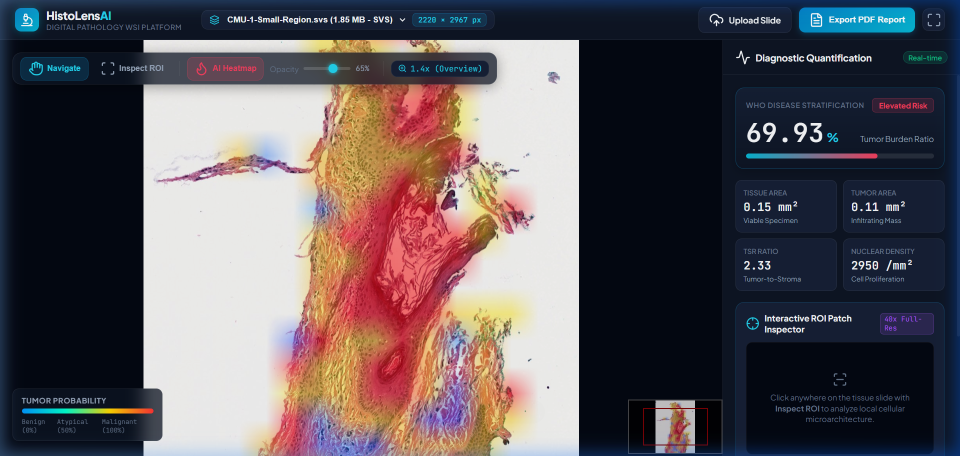
#> input picture assets/histolens_overview.png, 1920 x 912 px (shown at 1/2 size)
$ python -i ai_pipeline.py   (imports and definitions only)
#> lines starting #> are read from the running program, lines starting #| are printed output that depends on the picture; after the words box and inside, x2 and y2 are one past the last pixel; in counts of white or black regions, pixels touching at a corner belong together
import io
import math
from typing import Dict, Any, List, Tuple
import numpy as np
from PIL import Image
from scipy import ndimage
from skimage import color, morphology, measure, filters

class DigitalPathologyAI:
    """
    AI & Computer Vision Pipeline for Whole Slide Digital Pathology.
    Implements:
      1. Tissue Background Segmentation (Otsu + HSV Chroma filter)
      2. Ruifrok & Johnston Optical Density Stain Deconvolution (Hematoxylin vs Eosin)
      3. Patch-level Tumor Probability Inference
      4. Single-cell Nuclei Detection & Morphometry
      5. Full-Slide Heatmap Generation
    """

    def __init__(self):
        # Ruifrok & Johnston stain matrix for H&E
        # Rows: [Hematoxylin, Eosin, Residual]
        # Normalized optical density vectors
        self.he_matrix = np.array([
            [0.650, 0.704, 0.286],  # Hematoxylin
            [0.072, 0.990, 0.105],  # Eosin
            [0.268, 0.570, 0.776]   # Residual
        ])
        # Invert stain matrix for deconvolution
        self.inv_he_matrix = np.linalg.pinv(self.he_matrix)

    def segment_tissue(self, image: Image.Image, thumbnail_size: int = 1024) -> Tuple[np.ndarray, Image.Image]:
        """
        Segment tissue from clear glass background using HSV saturation + Otsu thresholding.
        Returns:
          binary_mask: 2D boolean array (True = tissue, False = glass background)
          mask_rgb: PIL Image preview showing segmented tissue contours
        """
        # Downsample for fast macro processing
        img_np = np.array(image)
        if img_np.ndim == 2:
            img_np = np.stack([img_np]*3, axis=-1)
        elif img_np.shape[2] == 4:
            img_np = img_np[:, :, :3]

        # Convert to HSV
        hsv = color.rgb2hsv(img_np)
        saturation = hsv[:, :, 1]
        value = hsv[:, :, 2]

        # In histology, glass background is bright white (high value, low saturation)
        # Tissue has color (higher saturation) and absorbs light (lower value)
        sat_thresh = filters.threshold_otsu(saturation) * 0.4
        val_thresh = 0.92

        tissue_mask = (saturation > sat_thresh) & (value < val_thresh)

        # Morphological cleanup: remove small dust particles, fill small luminal holes
        tissue_mask = morphology.remove_small_objects(tissue_mask, min_size=64)
        tissue_mask = ndimage.binary_fill_holes(tissue_mask)
        tissue_mask = morphology.binary_dilation(tissue_mask, morphology.disk(2))

        # Create colorful visual mask
        mask_overlay = img_np.copy()
        mask_overlay[~tissue_mask] = (mask_overlay[~tissue_mask] * 0.25).astype(np.uint8)
        mask_img = Image.fromarray(mask_overlay)

        return tissue_mask, mask_img

    def deconvolve_he(self, rgb_patch: np.ndarray) -> Tuple[np.ndarray, np.ndarray]:
        """
        Performs Beer-Lambert optical density deconvolution to separate:
          - Hematoxylin channel (stains DNA/cell nuclei purple)
          - Eosin channel (stains proteins/cytoplasm/stroma pink)
        """
        # Clip to avoid log(0)
        rgb_norm = np.clip(rgb_patch.astype(np.float64) / 255.0, 1e-6, 1.0)
        # Optical Density: OD = -log10(I)
        od = -np.log10(rgb_norm)

        # Deconvolve: C = OD * inv(M)
        stains = np.dot(od.reshape(-1, 3), self.inv_he_matrix)
        stains = np.maximum(stains, 0)
        stains = stains.reshape(rgb_patch.shape)

        h_channel = stains[:, :, 0]
        e_channel = stains[:, :, 1]
        return h_channel, e_channel

    def analyze_patch(self, patch: Image.Image) -> Dict[str, Any]:
        """
        High-magnification (40x/20x) diagnostic analysis of a single tile/patch.
        Detects cell nuclei, computes nuclear crowding, pleomorphism, and tumor probability.
        """
        patch_np = np.array(patch.convert("RGB"))
        h, w, _ = patch_np.shape

        # Step 1: Check if patch is mostly blank glass
        gray = color.rgb2gray(patch_np)
        mean_lum = np.mean(gray)
        hsv = color.rgb2hsv(patch_np)
        mean_sat = np.mean(hsv[:, :, 1])

        if mean_lum > 0.88 and mean_sat < 0.08:
            return {
                "classification": "Background / Glass",
                "tumor_probability": 0.0,
                "confidence": 0.99,
                "nuclei_count": 0,
                "nuclei_density_per_mm2": 0.0,
                "mean_nuclear_area": 0.0,
                "stroma_ratio": 0.0,
                "centroids": []
            }

        # Step 2: Separate Hematoxylin & Eosin
        h_channel, e_channel = self.deconvolve_he(patch_np)

        # Step 3: Segment Cell Nuclei from Hematoxylin Channel
        h_smooth = filters.gaussian(h_channel, sigma=1.0)
        h_thresh = filters.threshold_otsu(h_smooth) * 0.85
        nuclei_binary = h_smooth > h_thresh
        nuclei_binary = morphology.remove_small_objects(nuclei_binary, min_size=15)
        nuclei_binary = ndimage.binary_fill_holes(nuclei_binary)

        # Label nuclei instances
        labeled_nuclei, num_nuclei = ndimage.label(nuclei_binary)
        properties = measure.regionprops(labeled_nuclei)

        centroids = []
        nuclear_areas = []
        eccentricities = []
        for prop in properties:
            centroids.append([int(prop.centroid[1]), int(prop.centroid[0])])  # x, y
            nuclear_areas.append(prop.area)
            eccentricities.append(prop.eccentricity)

        avg_nuclear_area = float(np.mean(nuclear_areas)) if nuclear_areas else 0.0
        avg_eccentricity = float(np.mean(eccentricities)) if eccentricities else 0.0

        # Histopathology magnification scaling: assume 0.5 um/pixel (standard 20x)
        # Patch is 256x256 px = 128x128 um = 0.016384 mm2
        patch_area_mm2 = (w * 0.5 / 1000.0) * (h * 0.5 / 1000.0)
        density_per_mm2 = float(num_nuclei / patch_area_mm2) if patch_area_mm2 > 0 else 0.0

        # Step 4: Stroma vs Epithelial / Tumor Ratio
        e_mean = float(np.mean(e_channel))
        h_mean = float(np.mean(h_channel))
        stroma_ratio = float(e_mean / (h_mean + e_mean + 1e-6))

        # Step 5: Pathological Malignancy Scoring (Tumor Criteria)
        # Tumor characteristics: high nuclear density (> 3000/mm2), enlarged nuclear size, high pleomorphism
        score = 0.0
        if density_per_mm2 > 2500:
            score += 0.35 * min(1.0, (density_per_mm2 - 2500) / 4000)
        if avg_nuclear_area > 75:
            score += 0.35 * min(1.0, (avg_nuclear_area - 75) / 100)
        if avg_eccentricity > 0.65:
            score += 0.15 * min(1.0, (avg_eccentricity - 0.65) / 0.3)
        if stroma_ratio < 0.45:  # Tumor replaces normal stroma
            score += 0.15

        tumor_prob = float(np.clip(score, 0.02, 0.98))

        if tumor_prob > 0.60:
            classification = "Infiltrating Tumor / Malignant"
        elif tumor_prob > 0.35:
            classification = "Atypical / Suspicious Stroma"
        else:
            classification = "Benign / Normal Tissue"

        return {
            "classification": classification,
            "tumor_probability": round(tumor_prob, 3),
            "confidence": round(float(max(tumor_prob, 1 - tumor_prob)), 3),
            "nuclei_count": int(num_nuclei),
            "nuclei_density_per_mm2": round(density_per_mm2, 1),
            "mean_nuclear_area": round(avg_nuclear_area, 1),
            "stroma_ratio": round(stroma_ratio, 3),
            "centroids": centroids[:100]  # First 100 centroids for visual inspection overlay
        }

    def generate_slide_heatmap(self, base_image: Image.Image, grid_step: int = 64) -> Dict[str, Any]:
        """
        Scans across the entire slide in a grid, runs patch inference,
        and generates a multi-scale probability heatmap overlay.
        """
        w, h = base_image.size
        # For full slide heatmap, compute on downsampled overview for near-instant 1-second generation
        eval_w = min(1024, w)
        eval_h = int(h * (eval_w / w))
        eval_img = base_image.resize((eval_w, eval_h), Image.Resampling.BILINEAR)

        # Tissue mask
        tissue_mask, _ = self.segment_tissue(eval_img)

        cols = int(math.ceil(eval_w / grid_step))
        rows = int(math.ceil(eval_h / grid_step))

        prob_matrix = np.zeros((rows, cols), dtype=np.float32)
        total_tissue_tiles = 0
        tumor_tiles = 0

        for r in range(rows):
            for c in range(cols):
                x1 = c * grid_step
                y1 = r * grid_step
                x2 = min(eval_w, x1 + grid_step)
                y2 = min(eval_h, y1 + grid_step)

                # Check if center is tissue
                cx = (x1 + x2) // 2
                cy = (y1 + y2) // 2
                if not tissue_mask[min(cy, eval_h - 1), min(cx, eval_w - 1)]:
                    prob_matrix[r, c] = 0.0
                    continue

                total_tissue_tiles += 1
                tile_crop = eval_img.crop((x1, y1, x2, y2))
                res = self.analyze_patch(tile_crop)
                p = res["tumor_probability"]
                prob_matrix[r, c] = p

                if p >= 0.50:
                    tumor_tiles += 1

        tumor_burden_pct = round((tumor_tiles / max(1, total_tissue_tiles)) * 100, 2)

        # Generate RGBA color heatmap image
        # High probability = Fire / Crimson Red
        # Mid probability = Amber Yellow
        # Low probability = Cyan / Blue
        heatmap_rgba = np.zeros((rows, cols, 4), dtype=np.uint8)
        for r in range(rows):
            for c in range(cols):
                p = prob_matrix[r, c]
                if p <= 0.02:
                    heatmap_rgba[r, c] = [0, 0, 0, 0]  # Transparent
                elif p < 0.35:
                    # Blue to Cyan
                    norm = p / 0.35
                    heatmap_rgba[r, c] = [0, int(150 * norm), 255, 140]
                elif p < 0.65:
                    # Amber / Yellow
                    norm = (p - 0.35) / 0.30
                    heatmap_rgba[r, c] = [255, int(165 + 70 * norm), 0, 180]
                else:
                    # Bright Crimson Red
                    norm = (p - 0.65) / 0.35
                    heatmap_rgba[r, c] = [255, int(50 * (1 - norm)), int(50 * (1 - norm)), 220]

        # Resize heatmap image to match full slide dimensions
        heatmap_img = Image.fromarray(heatmap_rgba, mode="RGBA").resize((w, h), Image.Resampling.BILINEAR)
        buf = io.BytesIO()
        heatmap_img.save(buf, format="PNG")
        heatmap_bytes = buf.getvalue()

        return {
            "tumor_burden_pct": tumor_burden_pct,
            "total_tissue_tiles": total_tissue_tiles,
            "tumor_tiles": tumor_tiles,
            "grid_size": {"rows": rows, "cols": cols},
            "heatmap_png_bytes": heatmap_bytes
        }

>>> from PIL import Image
>>> picture = Image.open('../assets/histolens_overview.png')
#> picture is the input picture: PIL image 1920x912 RGB; mean R, G, B 93, 85.7, 90.8
>>> result = DigitalPathologyAI().generate_slide_heatmap(picture)
#> in segment_tissue, `hsv = color.rgb2hsv(img_np)`: hsv: shape (486, 1024, 3) float64; mean of channels 0, 1, 2 0.481, 0.518, 0.427
#> in segment_tissue, `saturation = hsv[:, :, 1]`:
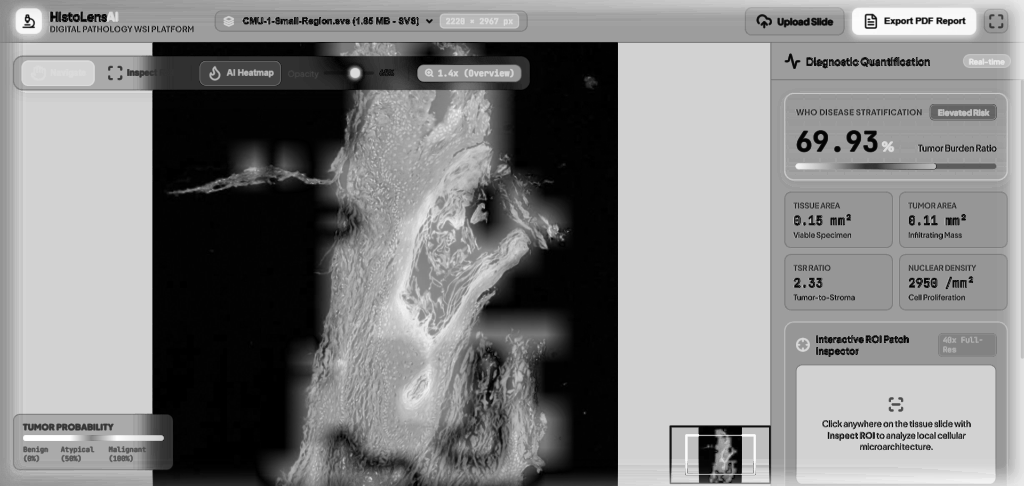
#> saturation: shape (486, 1024) float64; min 0, max 1, mean 0.518
#> in segment_tissue, `value = hsv[:, :, 2]`:
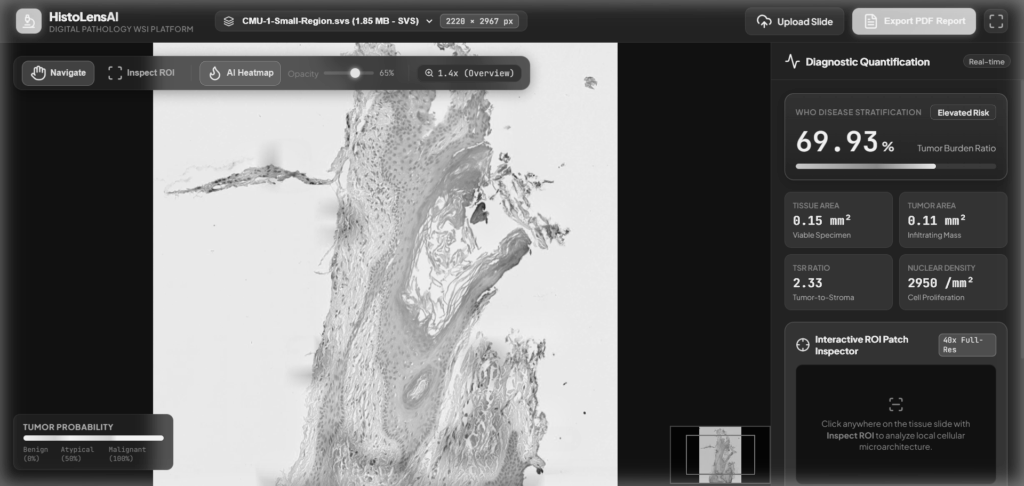
#> value: shape (486, 1024) float64; min 0.0157, max 0.953, mean 0.427
#> in segment_tissue, `sat_thresh = filters.threshold_otsu(saturation) * 0.4`: sat_thresh = 0.159
#> in segment_tissue, `tissue_mask = (saturation > sat_thresh) & (value < val_thresh)`:
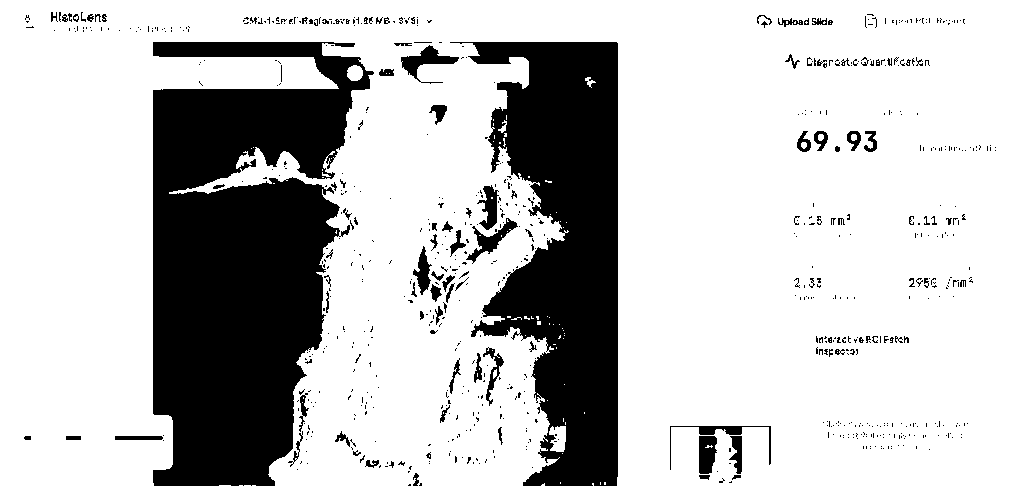
#> tissue_mask: shape (486, 1024) bool; 76.1% white; 759 black regions (659 under 20 px), largest, box (x1, y1, x2, y2) and area: (153, 42, 374, 486) 65801, (450, 42, 618, 486) 42168, (401, 45, 459, 84) 751
#> in segment_tissue, `tissue_mask = morphology.remove_small_objects(tissue_mask, min_size=64)`: tissue_mask: shape (486, 1024) bool; 75.9% white; 759 black regions (654 under 20 px), largest, box (x1, y1, x2, y2) and area: (153, 42, 374, 486) 65887, (450, 42, 618, 486) 42520, (401, 45, 459, 84) 752
#> in segment_tissue, `tissue_mask = ndimage.binary_fill_holes(tissue_mask)`: tissue_mask: shape (486, 1024) bool; 78.2% white; 5 black regions (2 under 20 px), largest, box (x1, y1, x2, y2) and area: (153, 42, 374, 486) 65836, (450, 42, 618, 486) 42475, (413, 473, 419, 486) 49
#> in segment_tissue, `tissue_mask = morphology.binary_dilation(tissue_mask, morphology.disk(..`:
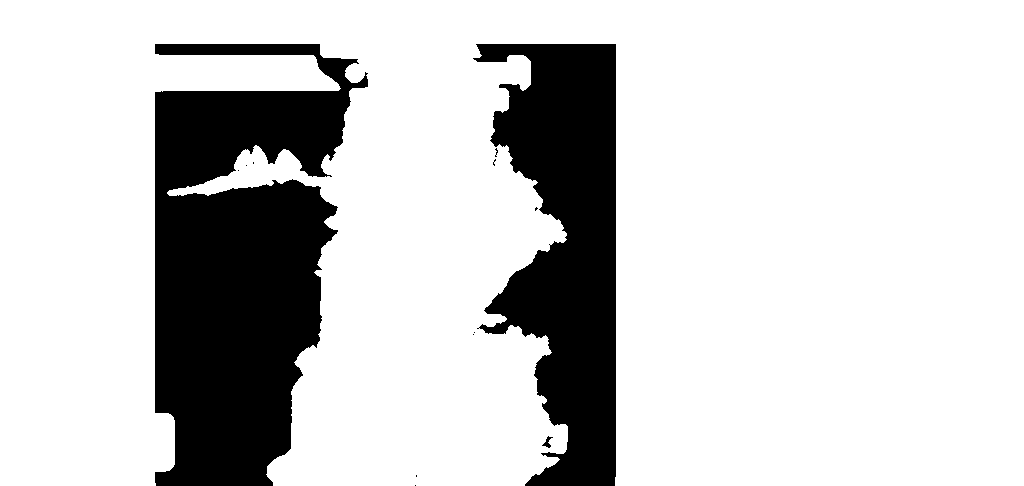
#> tissue_mask: shape (486, 1024) bool; 79.8% white; 13 black regions (10 under 20 px), largest, box (x1, y1, x2, y2) and area: (155, 44, 368, 486) 61561, (473, 44, 616, 486) 39027, (542, 436, 553, 448) 52
#> in segment_tissue, `mask_overlay[~tissue_mask] = (mask_overlay[~tissue_mask] * 0.25).astyp..`:
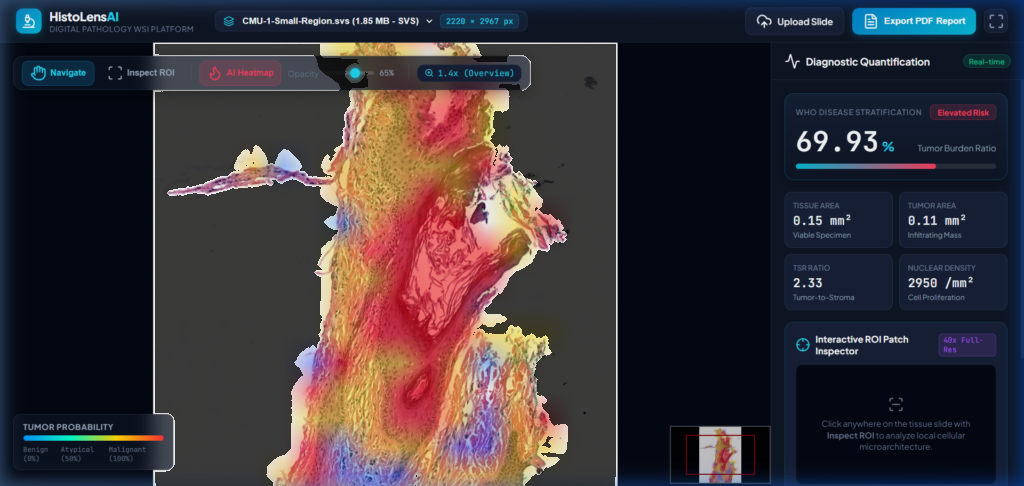
#> mask_overlay: shape (486, 1024, 3); mean R, G, B 58.2, 51.1, 56.6
#> after the loop in generate_slide_heatmap, `for r in range(rows):`:
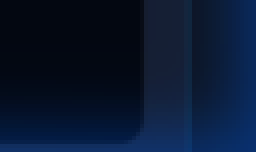
#> tile_crop: PIL image 64x38 RGB (shown 4 times larger); mean R, G, B 8.7, 23.1, 48.3
#> in generate_slide_heatmap, `heatmap_img = Image.fromarray(heatmap_rgba, mode="RGBA").resize((w, h)..`:
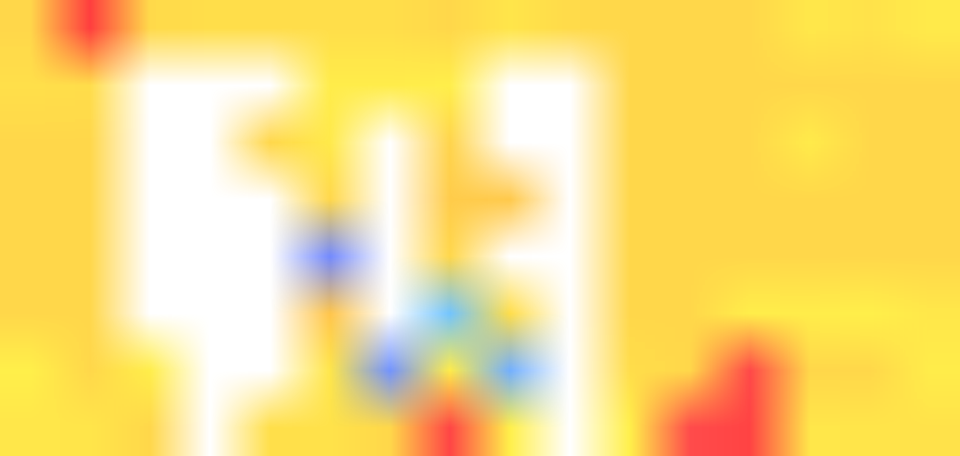
#> heatmap_img: PIL image 1920x912 RGBA (shown at 1/2 size); mean R, G, B, A 227.7, 181.4, 12.7, 136.7; transparent parts drawn white
